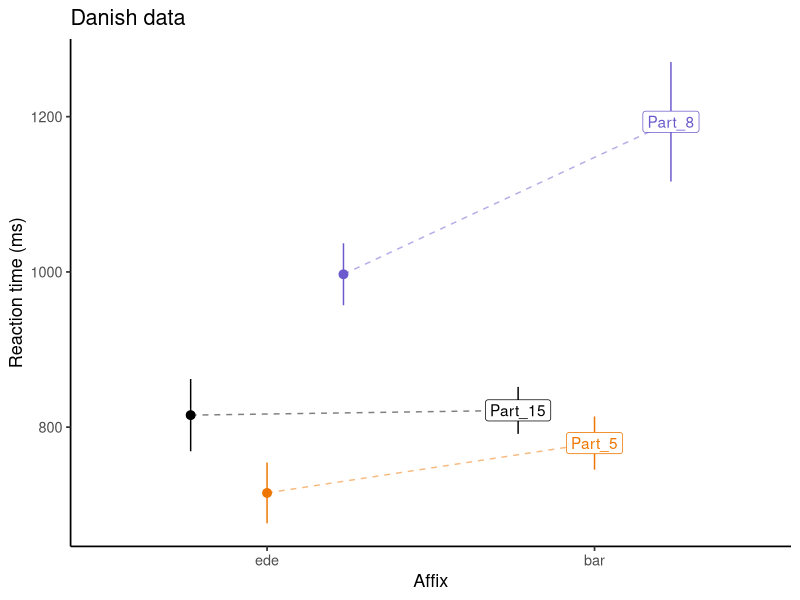

Source code (R):
## ---- chunk 1
#| message: false
#| warning: false
#| echo: false

library(tidyverse)

d <- read_csv("../data/danish-1.csv")
## ---- chunk 2
#| message: false
#| warning: false
#| echo: false
#| fig-cap: "A figure in our document"
#| fig-width: 6
#| fig-height: 4
#| fig-dpi: 500
#| out-width: 80%
#| label: fig-myfig

ggplot(
  data = d |>
    filter(
      Participant %in% c("Part_5", "Part_15", "Part_8"),
      Affix %in% c("bar", "ede")
    ),
  aes(
    x = Affix |> fct_reorder(RT, .fun = mean),
    y = RT,
    color = Participant
  )
) +
  stat_summary(aes(group = Participant),
    geom = "line",
    linetype = "dashed",
    alpha = 0.5,
    position = position_dodge(width = 0.7)
  ) +
  stat_summary(
    fun.data = mean_cl_normal,
    geom = "errorbar", width = 0,
    position = position_dodge(width = 0.7),
    linewidth = 3,
    # color = "slateblue",
    alpha = 0.2
  ) +
  stat_summary(position = position_dodge(width = 0.7)) +
  geom_label(
    data = d |>
      filter(
        Participant %in% c("Part_5", "Part_15", "Part_8"),
        Affix %in% c("bar")
      ) |>
      summarize(
        RT = mean(RT),
        .by = c(Affix, Participant)
      ),
    aes(label = Participant),
    position = position_dodge(width = 0.7),
    # NOTE: Or you can use position_nudge(x = ...) if
    # you prefer to have the labels *next* to the means
    # family = "Futura"
  ) +
  theme_classic(
    base_size = 13,
    # base_family = "Futura"
  ) +
  theme(
    legend.position = "none"
  ) +
  labs(
    x = "Affix",
    y = "Reaction time (ms)",
    title = "Danish data"
  ) +
  # NOTE: If you want to change colours:
  scale_color_manual(
    values = c("black", "darkorange2", "slateblue")
  )


